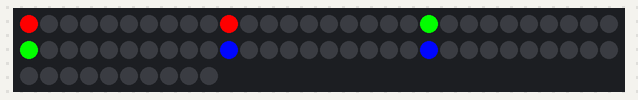
A sketch run on a simulated ESP8266 (NodeMCU). Shown: 70 RGB LEDs in strip order, left to right, continuing on the next row. Dim RGB values are drawn brighter than linear.

Above: at 18.3 s.
At 37.4 s:
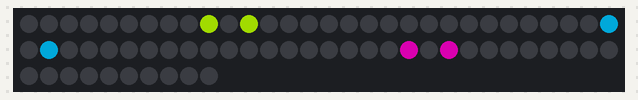
At 39.4 s:
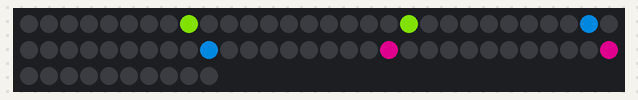

Measured:
- what the display in image 1 shows lasts 1.0 s, from 37.3 s to 38.3 s

The sketch:

lixieclock__base.ino
```cpp
//FH AACHEN LIXIECLOCK https://github.com/RBEGamer/LixieClock/
//--- CHANGELOG ----
//VERSION 1.0; FIRST STABLE RELEASE; Marcel Ochsendorf info@marcelochsendorf.com 27.01.2022


#define VERSION "1.0"
#include <Arduino.h>

#define PCB_V1_FIX //DEFINE THIS TO AVOID PIXEL ERRORS ON THE PCB V1; ON THIS PCB VERISION THE SEGMENT PAIRS 7,8 and 3,4 ARE SWAPPED
//#define PCB_V0_FIX //ON THE ESP8266 VERSION OF PCB V0 IS THE ERROR ELEMENT PRESENT; SO ONE ADDITIONAL LED IS ADDED

//LED PIN CONFIG
#ifdef ESP8266
#define NEOPIXEL_PIN D8
#endif

#ifdef ESP32
#define NEOPIXEL_PIN 4
#endif


//ON THE ESP32 PCB VERSION WITH ESP32 IS AN ADDITIONAL FIRST LED ON THE BOTTOM SIDE OF THE PCB FOR STATUS INDICATION
//SO FOR INDEXING THE CLOCK DIGITS AN OFFSET OF 1 MUST BE ADDED
//IF YOU A RE USING A D1 MINI DIRECTLY CONNECTED TO THE FIST DIGIT LED THE OFFSET IS ZERO
#if defined(ESP32)
#define DEFAULT_LED_OFFSET 1
const int led_offset = 1;
#elif defined(ESP8266)

#ifdef PCB_V0_FIX
const int led_offset = 1;
#else
const int led_offset = 0;
#endif


#else
const int led_offset = 0;
#endif


#include <Adafruit_NeoPixel.h>
#ifdef __AVR__
 #include <avr/power.h> // Required for 16 MHz Adafruit Trinket
#endif


// NEOPIXEL CONF ------------------------------

const int COUNT_CLOCK_DIGITS = 6; // 2 4 OR 6 DIGITS ARE SUPPORTED
const int NEOPIXEL_DIGIT_OFFSET = 10;
const int NUM_NEOPIXELS = (COUNT_CLOCK_DIGITS*10) + NEOPIXEL_DIGIT_OFFSET; //10 leds per digit

#if defined(PCB_V1_FIX)
const int led_index_digits[] = {0, 9, 8, 7, 6, 5, 4, 3, 2, 1}; //PIXEL INDEX OFFSET FOR EACH DIGIT STARTING AT 0,1 2 3 4 5 6 7 8 9
#else
const int led_index_digits[] = {0, 9, 8, 6, 7, 5, 4, 2, 3, 1}; //PIXEL INDEX OFFSET FOR EACH DIGIT STARTING AT 0,1 2 3 4 5 6 7 8 9
#endif
const int digit_offsets[6] = {0, 10 ,20 ,30, 40, 50}; //HOUR_TENS HOUR_ONES MINUTES_TENS MINUTES_ONES


Adafruit_NeoPixel pixels(NUM_NEOPIXELS, NEOPIXEL_PIN, NEO_GRB + NEO_KHZ800);


uint32_t Wheel(int WheelPos, int _bright) {

   if(_bright > 255){
      _bright = 255;
   }else if(_bright < 0){
    _bright = 0;
    }

   const float brgth_scale = _bright / 255.0;

  WheelPos = 255 - WheelPos;
  if(WheelPos < 85) {
    return pixels.Color((255 - WheelPos * 3) * brgth_scale, 0, (WheelPos * 3) * brgth_scale);
  }
  if(WheelPos < 170) {
    WheelPos -= 85;
    return pixels.Color(0, (WheelPos * 3) * brgth_scale, (255 - WheelPos * 3) * brgth_scale);
  }
  WheelPos -= 170;
  return pixels.Color((WheelPos * 3) * brgth_scale, (255 - WheelPos * 3) * brgth_scale, 0);
}

uint32_t digit_color(int _val,int _index, bool _banked, int _base_color, int _bright){
  //EACH DIGIT PAIR SHOULS HAVE AN DIFFERENT COLOR SO
    const int MAX_COLOR = 255;
    const int color_offset_per_digit = MAX_COLOR / COUNT_CLOCK_DIGITS*2;

   if(_banked && _val <= 0){
      return pixels.Color(0, 0, 0);
   }else{
      return Wheel((_base_color + color_offset_per_digit*_index) % MAX_COLOR, _bright);
   }
}

//h: 0-99, m:0-99, s:0-99 col: 0-255, _bright: 0-255, _disable_leading_zero:0-1
//_disable_leading_zero =>
void update_clock_display(int h, int m, int s, int col, int _bright, bool _disable_leading_zero){


    //UPDATE NEOPIXEL
    //SPLIT HOURS MINS,.. INTO SEPERATE DIGITS
    const int m_tens = m / 10;      // tens now = 2
    const int m_ones = m % 10;      // ones now = 6

    const int h_tens = h / 10;      // tens now = 2
    const int h_ones = h % 10;      // ones now = 6

    const int s_tens = s / 10;
    const int s_ones = s % 10;

    pixels.clear();

    //JUST INDICATE OVER THE PCB LED THAT THE CLOCK IS WOKRING
    if(led_offset > 0){
      pixels.setPixelColor(0,digit_color(0,0,false, col, _bright));
    }

    if(COUNT_CLOCK_DIGITS >= 2){
      pixels.setPixelColor(digit_offsets[0] + led_index_digits[h_tens] + led_offset, digit_color(h_tens,0,_disable_leading_zero, col, _bright));
      pixels.setPixelColor(digit_offsets[1] + led_index_digits[h_ones] + led_offset, digit_color(h_ones,0,_disable_leading_zero, col, _bright));
    }

    if(COUNT_CLOCK_DIGITS >= 4){
      pixels.setPixelColor(digit_offsets[2] + led_index_digits[m_tens] + led_offset, digit_color(m_tens,1,_disable_leading_zero, col, _bright));
      pixels.setPixelColor(digit_offsets[3] + led_index_digits[m_ones] + led_offset,digit_color(m_ones,1,_disable_leading_zero, col, _bright));
    }

    if(COUNT_CLOCK_DIGITS >= 6){
      pixels.setPixelColor(digit_offsets[4] + led_index_digits[s_tens] + led_offset, digit_color(s_tens,2,_disable_leading_zero, col, _bright));
      pixels.setPixelColor(digit_offsets[5] + led_index_digits[s_ones] + led_offset, digit_color(s_ones,2,_disable_leading_zero, col, _bright));
    }

    pixels.show();   // Send the updated pixel colors to the hardware.

}


void test_digits(){
  pixels.clear();

    for(int j = 0; j < 5; j++){
    for(int i = 0; i < NUM_NEOPIXELS; i++){
      pixels.clear();
      pixels.setPixelColor(i, Wheel(j*40, 255));
      pixels.show();
      delay(50);
    }
    }

    pixels.clear();
  }

void setup() {
    Serial.begin(9600);
   //SETUP NEOPIXELS
    pixels.begin();
    pixels.clear();
    test_digits();
}


int c = 0;

void loop() {

    update_clock_display(c%99, c%99, c%99, map(c%99,0,99,0,255), 255, false);

    c++;

    delay(1000);
}
```
